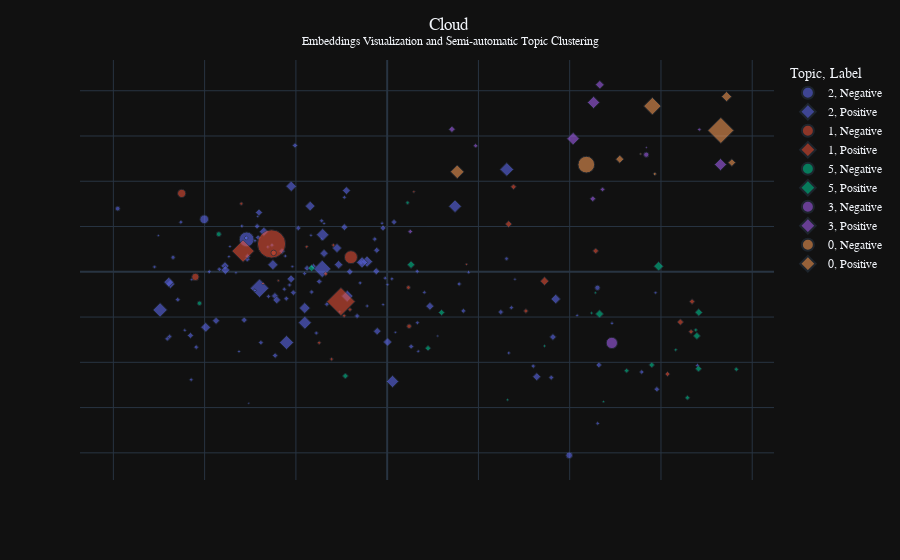

The notebook cell saved with this chart:
### Code cell
plot_embeddings(fm, title='Embeddings Visualization and Semi-automatic Topic Clustering', save=True)
